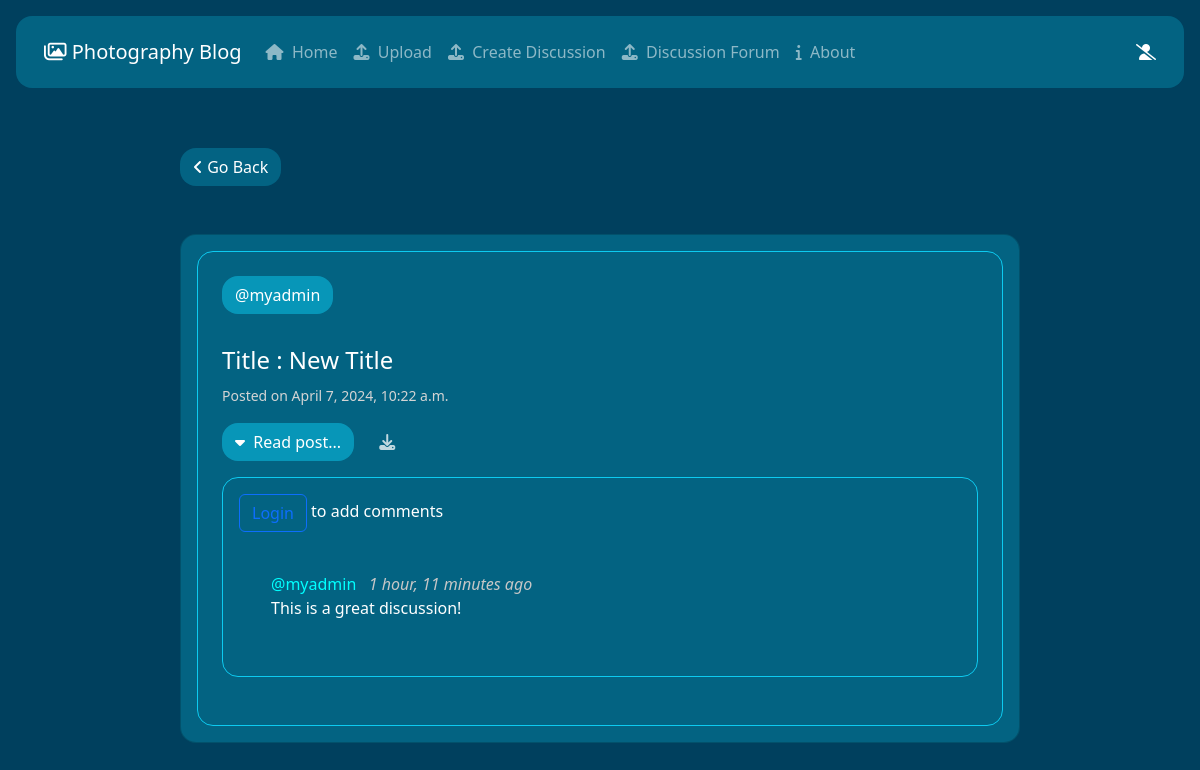
The app's page /discussion/11/ with its own data.
### mysite/models.py (models this page shows, shortened)
class Discussion(models.Model):
    user = models.ForeignKey(User,on_delete=models.CASCADE)
    title = models.CharField(max_length=100)
    created = models.DateTimeField(auto_now_add=True)
    description = models.CharField(max_length=500,null=True,blank=False)
    class Meta:
        ordering = ['-created']

class Comment(models.Model):
    user = models.ForeignKey(User, on_delete=models.CASCADE)
    discussion = models.ForeignKey(Discussion, on_delete=models.CASCADE)
    text = models.TextField(max_length=200,null=True,blank=False)
    created = models.DateTimeField(auto_now_add=True,auto_created=True)
    class Meta:
        ordering = ['-created']

### mysite/views.py (the view)
# urls.py: path('discussion/<str:id>/', views.discussion_detail, name='discussion_detail'),
def discussion_detail(request, id):
    discussion = Discussion.objects.get(id=id)
    msg = Comment.objects.all().order_by('-created')
    if request.method == 'POST':
        add = Comment.objects.create(
            user=request.user,
            discussion=discussion,
            text=request.POST.get('cmt')
        )
    context = {'objs': discussion, 'msg': msg}
    return render(request, 'base/discussion_detail.html', context)

### mysite/templates/base/discussion_detail.html (shortened to what this page needs)
{% include 'base/nav.html' %}
{% load static %}
{% block content %}
<!DOCTYPE html>
<head>
</head>
<body class="">
<div class="contents ">
<a href="{% url 'discussion_list' %}"><button class="btn bg-info text-white bg-opacity-25 rounded-4"><i class="fa-solid fa-angle-left"></i> Go Back</button></a>
<br>
<br>
<br>
<div class="card mb-3 rounded-4 bg-info text-white bg-opacity-25 rounded-4 ">
    <div class="card  rounded-3 p-2 m-3 bg-transparent text-white bg-opacity-50 border border-info rounded-4">
    <div class="card-body ">
      <a href="{% url 'profile' objs.user.id %}" style="text-decoration: none;"><h5 class="btn bg-info text-white bg-opacity-50  rounded-4">@{{objs.user}}</h5></a>
      <br>
      <br>
      <h4 class="card-title">Title : {{objs.title}}</h4>
      <p class="card-text" style="color: rgb(212, 212, 212);"><small class="">Posted on {{objs.created}}</small></p>
      <p class="d-inline-flex gap-1">
        <a class="btn bg-info text-white bg-opacity-50  rounded-4" data-bs-toggle="collapse" href="#collapseExample" role="button" aria-expanded="false" aria-controls="collapseExample">
            <i class="fa-solid fa-caret-down fa-fade"></i>&nbsp;  Read post...
        </a>&nbsp;
        <a href="{{objs.image.url}}" download><button class="btn text-white text-opacity-75"><i class="fa-solid fa-download"></i></button></a>  &nbsp;
      </p>
      <br>
          <div class="card card-body rounded-2 bg-transparent text-white bg-opacity-50 border border-info rounded-4 " >
            {% if request.user.is_authenticated %}
            <form action="" method="post">
              {% csrf_token %}
            <div class="mb-3" data-bs-theme="dark">
              <label for="exampleFormControlTextarea1" class="form-label">Post Comments</label>
              <input class="form-control bg-info text-white bg-opacity-25  rounded-4 border border-0 p-3" id="exampleFormControlTextarea1" placeholder="post your comments"  name="cmt" required> <br>
              <button type="submit" class="btn bg-info text-white bg-opacity-25  rounded-4 "><i class="fa-solid fa-paper-plane"></i>&nbsp; Post</button>
            </div></form>
            {% else %}
            <p><a href="{% url 'home' %}" class="btn btn-outline-primary">Login</a> to add comments</p>
            {% endif %}
            <br>
            <ul>
              {% for m in msg %}
              {% if m.discussion.id == objs.id %}
                  <li style="list-style: none;"><a href="{% url 'profile' m.user.id %}" style="text-decoration: none; color: cyan;">  @{{ m.user.username }} </a> &nbsp; <i style="color: rgb(199, 199, 199);">{{ m.created|timesince }} ago</i> &nbsp;</li>
                   {{ m.text }}
                {% endif %}
                   <br> <br>
              {% empty %}
                 <center><li style="list-style: none;"><i class="fa-solid fa-circle-exclamation" style="color: #ff0000;"></i> &nbsp; No comments yet</li></center>
              {% endfor %}
          </ul>
          </div>
      <br>
    </div>
  </div>
</div>
</body>
{% endblock %}

### mysite/templates/base/nav.html (style rules this page uses)
body { background-color: rgb(0, 64, 94); color: white; }

### mysite/templates/base/discussion_detail.html (style rules this page uses)
.contents { margin: 5% 15%; }

### records on screen
Discussion: user "myadmin", title "New Title", created "April 7, 2024, 10:22 a.m."
Comment: user.username "myadmin", created "1 hour, 11 minutes", text "This is a great discussion!"
